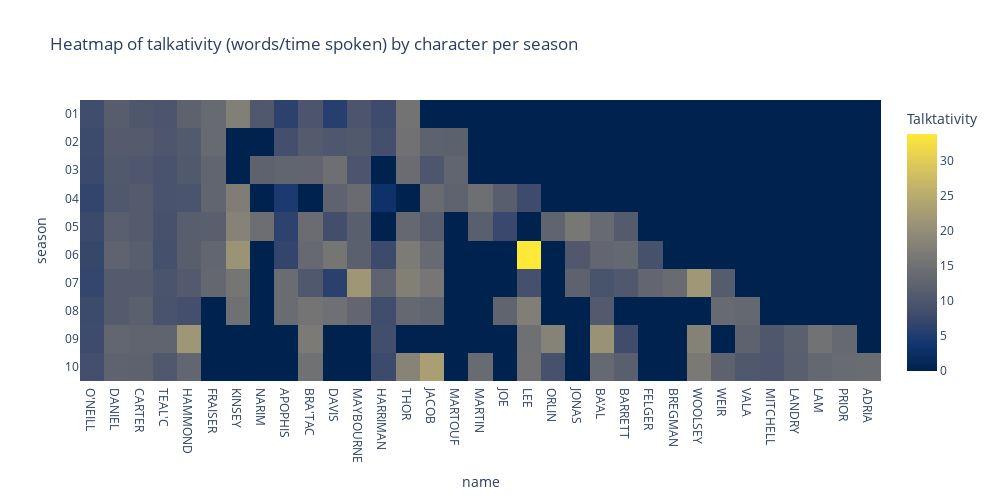

Notebook code for this chart:
### Code cell
gc.collect()
px.imshow(
    talktative.select(pl.exclude("season")).to_numpy(),
    width=1000,
    height=500,
    aspect="auto",
    x=talktative.columns[1:],
    y=talktative.select(pl.col("season")).to_series().to_list(),
    title="Heatmap of talkativity (words/time spoken) by character per season",
    color_continuous_scale=px.colors.sequential.Cividis,
    labels=dict(x="name", y="season", color="Talktativity"),
)

### Figure 1 — Plotly figure (JSON) as saved in the notebook; plotly's stock layout.template omitted (floating-point values rounded to 4 significant figures; data arrays with more than 128 entries replaced by an {"elided": "..."} marker saying what was removed)
{"data": [{"coloraxis": "coloraxis", "hovertemplate": "name: %{x}<br>season: %{y}<br>Talktativity: %{z}<extra></extra>", "name": "0", "type": "heatmap", "x": ["O'NEILL", "DANIEL", "CARTER", "TEAL'C", "HAMMOND", "FRAISER", "KINSEY", "NARIM", "APOPHIS", "BRA'TAC", "DAVIS", "MAYBOURNE", "HARRIMAN", "THOR", "JACOB", "MARTOUF", "MARTIN", "JOE", "LEE", "ORLIN", "JONAS", "BA'AL", "BARRETT", "FELGER", "BREGMAN", "WOOLSEY", "WEIR", "VALA", "MITCHELL", "LANDRY", "LAM", "PRIOR", "ADRIA"], "xaxis": "x", "y": ["01", "02", "03", "04", "05", "06", "07", "08", "09", "10"], "yaxis": "y", "z": {"elided": "10x33 float values"}}], "layout": {"coloraxis": {"colorbar": {"title": {"text": "Talktativity"}}, "colorscale": [[0, "#00224e"], [0.1111, "#123570"], [0.2222, "#3b496c"], [0.3333, "#575d6d"], [0.4444, "#707173"], [0.5556, "#8a8678"], [0.6667, "#a59c74"], [0.7778, "#c3b369"], [0.8889, "#e1cc55"], [1, "#fee838"]]}, "height": 500, "title": {"text": "Heatmap of talkativity (words/time spoken) by character per season"}, "width": 1000, "xaxis": {"anchor": "y", "autorange": true, "domain": [0, 1], "range": [-0.5, 32.5], "title": {"text": "name"}, "type": "category"}, "yaxis": {"anchor": "x", "autorange": true, "domain": [0, 1], "range": [9.5, -0.5], "title": {"text": "season"}, "type": "category"}}}
